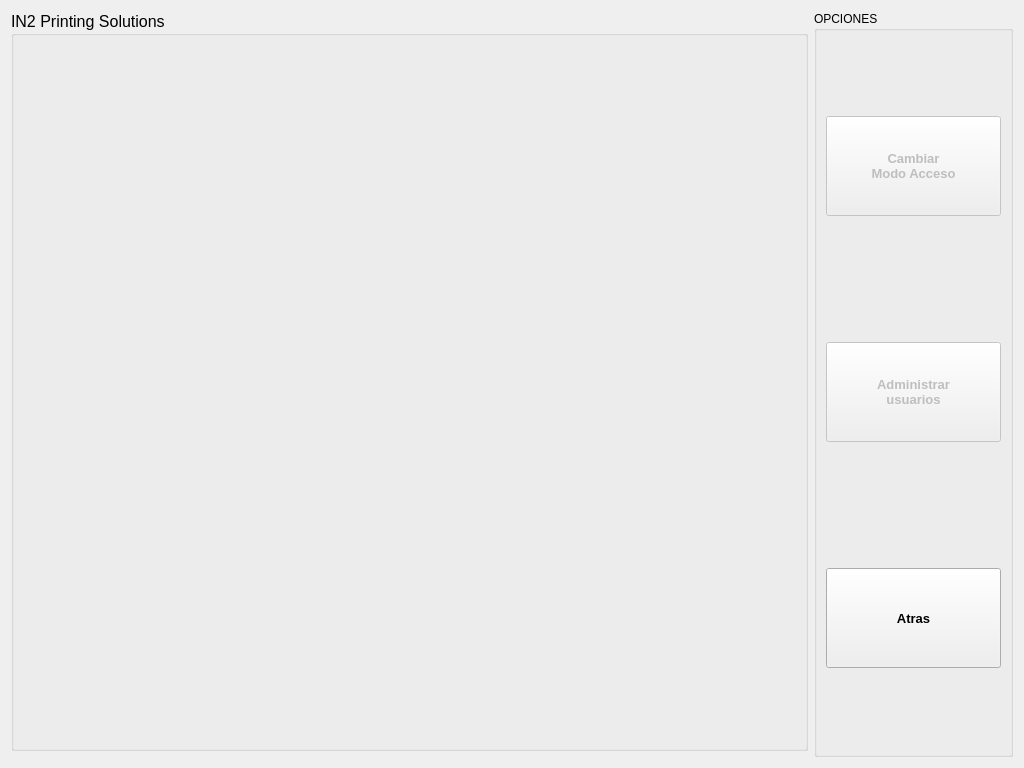
<?xml version="1.0" encoding="UTF-8"?>
<ui version="4.0">
 <class>UsuariosUI</class>
 <widget class="QWidget" name="UsuariosUI">
  <property name="geometry">
   <rect>
    <x>0</x>
    <y>0</y>
    <width>1024</width>
    <height>768</height>
   </rect>
  </property>
  <property name="sizePolicy">
   <sizepolicy hsizetype="Expanding" vsizetype="Preferred">
    <horstretch>0</horstretch>
    <verstretch>0</verstretch>
   </sizepolicy>
  </property>
  <property name="windowTitle">
   <string>IN2PS</string>
  </property>
  <property name="windowOpacity">
   <double>1.000000000000000</double>
  </property>
  <layout class="QGridLayout" name="gridLayout">
   <item row="0" column="0">
    <widget class="QGroupBox" name="groupBoxCentral">
     <property name="sizePolicy">
      <sizepolicy hsizetype="Expanding" vsizetype="Preferred">
       <horstretch>12</horstretch>
       <verstretch>20</verstretch>
      </sizepolicy>
     </property>
     <property name="font">
      <font>
       <pointsize>12</pointsize>
      </font>
     </property>
     <property name="title">
      <string>IN2 Printing Solutions</string>
     </property>
     <layout class="QGridLayout" name="gridLayout_4">
      <item row="0" column="0">
       <widget class="QLabel" name="m_Imagen">
        <property name="text">
         <string/>
        </property>
       </widget>
      </item>
     </layout>
    </widget>
   </item>
   <item row="0" column="1" rowspan="2">
    <widget class="QGroupBox" name="groupBox_3">
     <property name="sizePolicy">
      <sizepolicy hsizetype="Preferred" vsizetype="Preferred">
       <horstretch>3</horstretch>
       <verstretch>0</verstretch>
      </sizepolicy>
     </property>
     <property name="title">
      <string>OPCIONES</string>
     </property>
     <layout class="QVBoxLayout" name="verticalLayout">
      <property name="spacing">
       <number>50</number>
      </property>
      <property name="sizeConstraint">
       <enum>QLayout::SetNoConstraint</enum>
      </property>
      <property name="rightMargin">
       <number>9</number>
      </property>
      <item>
       <widget class="QPushButton" name="m_InputPassword">
        <property name="enabled">
         <bool>false</bool>
        </property>
        <property name="sizePolicy">
         <sizepolicy hsizetype="Ignored" vsizetype="Ignored">
          <horstretch>0</horstretch>
          <verstretch>0</verstretch>
         </sizepolicy>
        </property>
        <property name="maximumSize">
         <size>
          <width>16777215</width>
          <height>100</height>
         </size>
        </property>
        <property name="font">
         <font>
          <pointsize>10</pointsize>
          <weight>75</weight>
          <bold>true</bold>
         </font>
        </property>
        <property name="text">
         <string>Cambiar
Modo Acceso</string>
        </property>
        <property name="icon">
         <iconset resource="../../In2Apps/In2SinglePass/SinglePass/shared.qrc">
          <normaloff>:/res/images/lock.png</normaloff>:/res/images/lock.png</iconset>
        </property>
        <property name="iconSize">
         <size>
          <width>60</width>
          <height>60</height>
         </size>
        </property>
       </widget>
      </item>
      <item>
       <widget class="QPushButton" name="m_AdminUsers">
        <property name="enabled">
         <bool>false</bool>
        </property>
        <property name="sizePolicy">
         <sizepolicy hsizetype="Ignored" vsizetype="Ignored">
          <horstretch>0</horstretch>
          <verstretch>0</verstretch>
         </sizepolicy>
        </property>
        <property name="maximumSize">
         <size>
          <width>16777215</width>
          <height>100</height>
         </size>
        </property>
        <property name="font">
         <font>
          <pointsize>10</pointsize>
          <weight>75</weight>
          <bold>true</bold>
         </font>
        </property>
        <property name="text">
         <string>Administrar 
usuarios</string>
        </property>
        <property name="icon">
         <iconset resource="../../In2Apps/In2SinglePass/SinglePass/shared.qrc">
          <normaloff>:/res/images/lists.png</normaloff>:/res/images/lists.png</iconset>
        </property>
        <property name="iconSize">
         <size>
          <width>60</width>
          <height>60</height>
         </size>
        </property>
       </widget>
      </item>
      <item>
       <widget class="QPushButton" name="m_BackButton">
        <property name="sizePolicy">
         <sizepolicy hsizetype="Ignored" vsizetype="Ignored">
          <horstretch>0</horstretch>
          <verstretch>0</verstretch>
         </sizepolicy>
        </property>
        <property name="maximumSize">
         <size>
          <width>16777215</width>
          <height>100</height>
         </size>
        </property>
        <property name="font">
         <font>
          <pointsize>10</pointsize>
          <weight>75</weight>
          <bold>true</bold>
         </font>
        </property>
        <property name="text">
         <string>Atras</string>
        </property>
        <property name="icon">
         <iconset resource="../../In2Apps/In2SinglePass/SinglePass/shared.qrc">
          <normaloff>:/res/images/back.png</normaloff>:/res/images/back.png</iconset>
        </property>
        <property name="iconSize">
         <size>
          <width>60</width>
          <height>60</height>
         </size>
        </property>
       </widget>
      </item>
     </layout>
    </widget>
   </item>
  </layout>
 </widget>
 <tabstops>
  <tabstop>m_InputPassword</tabstop>
  <tabstop>m_AdminUsers</tabstop>
  <tabstop>m_BackButton</tabstop>
 </tabstops>
 <resources>
  <include location="../../In2Apps/In2SinglePass/SinglePass/shared.qrc"/>
 </resources>
 <connections/>
</ui>
